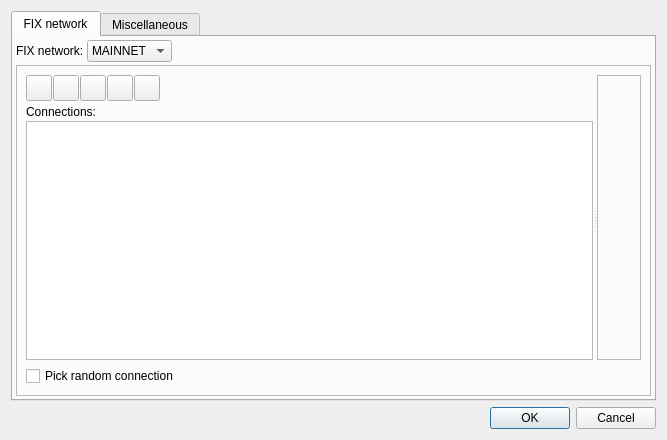
<?xml version="1.0" encoding="UTF-8"?>
<ui version="4.0">
 <class>ConfigDlg</class>
 <widget class="QDialog" name="ConfigDlg">
  <property name="windowModality">
   <enum>Qt::NonModal</enum>
  </property>
  <property name="geometry">
   <rect>
    <x>0</x>
    <y>0</y>
    <width>667</width>
    <height>440</height>
   </rect>
  </property>
  <property name="windowTitle">
   <string>Dialog</string>
  </property>
  <property name="modal">
   <bool>false</bool>
  </property>
  <layout class="QVBoxLayout" name="verticalLayout">
   <property name="spacing">
    <number>6</number>
   </property>
   <property name="sizeConstraint">
    <enum>QLayout::SetDefaultConstraint</enum>
   </property>
   <item>
    <widget class="QTabWidget" name="tabWidget">
     <property name="tabShape">
      <enum>QTabWidget::Rounded</enum>
     </property>
     <property name="currentIndex">
      <number>0</number>
     </property>
     <widget class="QWidget" name="tabFixd">
      <attribute name="title">
       <string>FIX network</string>
      </attribute>
      <layout class="QVBoxLayout" name="verticalLayout_3">
       <property name="spacing">
        <number>3</number>
       </property>
       <property name="leftMargin">
        <number>3</number>
       </property>
       <property name="topMargin">
        <number>3</number>
       </property>
       <property name="rightMargin">
        <number>3</number>
       </property>
       <property name="bottomMargin">
        <number>3</number>
       </property>
       <item>
        <layout class="QHBoxLayout" name="horizontalLayout_3">
         <item>
          <widget class="QLabel" name="label_2">
           <property name="text">
            <string>FIX network:</string>
           </property>
          </widget>
         </item>
         <item>
          <widget class="QComboBox" name="cboFixNetwork">
           <item>
            <property name="text">
             <string>MAINNET</string>
            </property>
           </item>
           <item>
            <property name="text">
             <string>TESTNET</string>
            </property>
           </item>
          </widget>
         </item>
         <item>
          <spacer name="horizontalSpacer_5">
           <property name="orientation">
            <enum>Qt::Horizontal</enum>
           </property>
           <property name="sizeHint" stdset="0">
            <size>
             <width>40</width>
             <height>20</height>
            </size>
           </property>
          </spacer>
         </item>
        </layout>
       </item>
       <item>
        <widget class="QFrame" name="frame_2">
         <property name="frameShape">
          <enum>QFrame::StyledPanel</enum>
         </property>
         <property name="frameShadow">
          <enum>QFrame::Raised</enum>
         </property>
         <layout class="QVBoxLayout" name="verticalLayout_6">
          <item>
           <widget class="QSplitter" name="splitter">
            <property name="orientation">
             <enum>Qt::Horizontal</enum>
            </property>
            <property name="opaqueResize">
             <bool>true</bool>
            </property>
            <property name="childrenCollapsible">
             <bool>true</bool>
            </property>
            <widget class="QWidget" name="layoutWidget">
             <layout class="QVBoxLayout" name="layoutConnList" stretch="0,0,0">
              <property name="spacing">
               <number>2</number>
              </property>
              <item>
               <widget class="QFrame" name="frame">
                <property name="frameShape">
                 <enum>QFrame::NoFrame</enum>
                </property>
                <property name="frameShadow">
                 <enum>QFrame::Raised</enum>
                </property>
                <layout class="QHBoxLayout" name="horizontalLayout">
                 <property name="spacing">
                  <number>1</number>
                 </property>
                 <property name="leftMargin">
                  <number>0</number>
                 </property>
                 <property name="topMargin">
                  <number>0</number>
                 </property>
                 <property name="rightMargin">
                  <number>0</number>
                 </property>
                 <property name="bottomMargin">
                  <number>2</number>
                 </property>
                 <item>
                  <widget class="QToolButton" name="btnNewConn">
                   <property name="minimumSize">
                    <size>
                     <width>26</width>
                     <height>26</height>
                    </size>
                   </property>
                   <property name="toolTip">
                    <string>Add New Connection</string>
                   </property>
                   <property name="text">
                    <string/>
                   </property>
                  </widget>
                 </item>
                 <item>
                  <widget class="QToolButton" name="btnDeleteConn">
                   <property name="minimumSize">
                    <size>
                     <width>26</width>
                     <height>26</height>
                    </size>
                   </property>
                   <property name="toolTip">
                    <string>Delete Current Connection</string>
                   </property>
                   <property name="text">
                    <string/>
                   </property>
                  </widget>
                 </item>
                 <item>
                  <widget class="QToolButton" name="btnMoveUpConn">
                   <property name="minimumSize">
                    <size>
                     <width>26</width>
                     <height>26</height>
                    </size>
                   </property>
                   <property name="toolTip">
                    <string>Move Up Current Connection</string>
                   </property>
                   <property name="text">
                    <string/>
                   </property>
                  </widget>
                 </item>
                 <item>
                  <widget class="QToolButton" name="btnMoveDownConn">
                   <property name="minimumSize">
                    <size>
                     <width>26</width>
                     <height>26</height>
                    </size>
                   </property>
                   <property name="toolTip">
                    <string>Move Down Current Connection</string>
                   </property>
                   <property name="text">
                    <string/>
                   </property>
                  </widget>
                 </item>
                 <item>
                  <widget class="QToolButton" name="btnRestoreDefault">
                   <property name="minimumSize">
                    <size>
                     <width>26</width>
                     <height>26</height>
                    </size>
                   </property>
                   <property name="toolTip">
                    <string>Restore Default Connections</string>
                   </property>
                   <property name="text">
                    <string/>
                   </property>
                  </widget>
                 </item>
                 <item>
                  <spacer name="horizontalSpacer">
                   <property name="orientation">
                    <enum>Qt::Horizontal</enum>
                   </property>
                   <property name="sizeHint" stdset="0">
                    <size>
                     <width>40</width>
                     <height>20</height>
                    </size>
                   </property>
                  </spacer>
                 </item>
                </layout>
               </widget>
              </item>
              <item>
               <widget class="QLabel" name="label">
                <property name="text">
                 <string>Connections:</string>
                </property>
               </widget>
              </item>
              <item>
               <widget class="QListWidget" name="lstConns">
                <property name="sizePolicy">
                 <sizepolicy hsizetype="Preferred" vsizetype="Expanding">
                  <horstretch>0</horstretch>
                  <verstretch>0</verstretch>
                 </sizepolicy>
                </property>
                <property name="baseSize">
                 <size>
                  <width>150</width>
                  <height>0</height>
                 </size>
                </property>
                <property name="frameShape">
                 <enum>QFrame::StyledPanel</enum>
                </property>
                <property name="selectionMode">
                 <enum>QAbstractItemView::ExtendedSelection</enum>
                </property>
               </widget>
              </item>
             </layout>
            </widget>
            <widget class="QFrame" name="detailsFrame">
             <property name="sizePolicy">
              <sizepolicy hsizetype="Expanding" vsizetype="Preferred">
               <horstretch>0</horstretch>
               <verstretch>0</verstretch>
              </sizepolicy>
             </property>
             <property name="frameShape">
              <enum>QFrame::StyledPanel</enum>
             </property>
             <property name="midLineWidth">
              <number>0</number>
             </property>
             <layout class="QVBoxLayout" name="verticalLayout_4">
              <property name="topMargin">
               <number>12</number>
              </property>
             </layout>
            </widget>
           </widget>
          </item>
          <item>
           <layout class="QVBoxLayout" name="verticalLayout_5">
            <property name="sizeConstraint">
             <enum>QLayout::SetDefaultConstraint</enum>
            </property>
            <item>
             <widget class="QCheckBox" name="chbRandomConn">
              <property name="toolTip">
               <string>Pick random connection to distribute clients' load over multiple nodes.</string>
              </property>
              <property name="text">
               <string>Pick random connection</string>
              </property>
             </widget>
            </item>
           </layout>
          </item>
         </layout>
        </widget>
       </item>
      </layout>
     </widget>
     <widget class="QWidget" name="tabMisc">
      <attribute name="title">
       <string>Miscellaneous</string>
      </attribute>
      <layout class="QVBoxLayout" name="verticalLayout_2">
       <property name="spacing">
        <number>12</number>
       </property>
       <item>
        <layout class="QHBoxLayout" name="layHardwareWallet">
         <item>
          <widget class="QLabel" name="label_3">
           <property name="text">
            <string>Hardware wallet:</string>
           </property>
           <property name="alignment">
            <set>Qt::AlignLeading|Qt::AlignLeft|Qt::AlignVCenter</set>
           </property>
           <property name="margin">
            <number>0</number>
           </property>
          </widget>
         </item>
         <item>
          <widget class="QRadioButton" name="chbHwTrezor">
           <property name="minimumSize">
            <size>
             <width>60</width>
             <height>0</height>
            </size>
           </property>
           <property name="maximumSize">
            <size>
             <width>16777215</width>
             <height>16777215</height>
            </size>
           </property>
           <property name="text">
            <string>Trezor</string>
           </property>
           <property name="checked">
            <bool>true</bool>
           </property>
          </widget>
         </item>
         <item>
          <widget class="QRadioButton" name="chbHwKeepKey">
           <property name="minimumSize">
            <size>
             <width>70</width>
             <height>0</height>
            </size>
           </property>
           <property name="maximumSize">
            <size>
             <width>16777215</width>
             <height>16777215</height>
            </size>
           </property>
           <property name="text">
            <string>KeepKey</string>
           </property>
          </widget>
         </item>
         <item>
          <widget class="QRadioButton" name="chbHwLedgerNanoS">
           <property name="text">
            <string>Ledger Nano S</string>
           </property>
          </widget>
         </item>
         <item>
          <spacer name="horizontalSpacer_2">
           <property name="orientation">
            <enum>Qt::Horizontal</enum>
           </property>
           <property name="sizeHint" stdset="0">
            <size>
             <width>40</width>
             <height>20</height>
            </size>
           </property>
          </spacer>
         </item>
        </layout>
       </item>
       <item>
        <widget class="QWidget" name="wdgKeepkeyPassEncoding" native="true">
         <layout class="QHBoxLayout" name="horizontalLayout_2">
          <property name="leftMargin">
           <number>0</number>
          </property>
          <property name="topMargin">
           <number>0</number>
          </property>
          <property name="rightMargin">
           <number>0</number>
          </property>
          <property name="bottomMargin">
           <number>0</number>
          </property>
          <item>
           <widget class="QLabel" name="lblKeepkeyPassEncoding">
            <property name="text">
             <string>KeepKey passphrase encoding:</string>
            </property>
            <property name="openExternalLinks">
             <bool>true</bool>
            </property>
           </widget>
          </item>
          <item>
           <widget class="QComboBox" name="cboKeepkeyPassEncoding">
            <property name="sizePolicy">
             <sizepolicy hsizetype="Preferred" vsizetype="Fixed">
              <horstretch>0</horstretch>
              <verstretch>0</verstretch>
             </sizepolicy>
            </property>
            <item>
             <property name="text">
              <string>NFC: compatible with the official KeepKey app</string>
             </property>
            </item>
            <item>
             <property name="text">
              <string>NFKD: compatible with BIP-39 standard and Trezor</string>
             </property>
            </item>
           </widget>
          </item>
          <item>
           <spacer name="horizontalSpacer_4">
            <property name="orientation">
             <enum>Qt::Horizontal</enum>
            </property>
            <property name="sizeHint" stdset="0">
             <size>
              <width>40</width>
              <height>20</height>
             </size>
            </property>
           </spacer>
          </item>
         </layout>
        </widget>
       </item>
       <item>
        <widget class="QCheckBox" name="chbEncryptConfigFile">
         <property name="toolTip">
          <string>&lt;html&gt;&lt;head/&gt;&lt;body&gt;&lt;p&gt;Encrypts configuration file with hardware wallet. &lt;/p&gt;&lt;p&gt;You will need your hardware wallet connected to open the file.&lt;/p&gt;&lt;/body&gt;&lt;/html&gt;</string>
         </property>
         <property name="text">
          <string>Encrypt configuration file</string>
         </property>
        </widget>
       </item>
       <item>
        <widget class="QCheckBox" name="chbCheckForUpdates">
         <property name="text">
          <string>Check for updates</string>
         </property>
        </widget>
       </item>
       <item>
        <widget class="QCheckBox" name="chbBackupConfigFile">
         <property name="toolTip">
          <string>If checked, old config file will be saved when changing configuration</string>
         </property>
         <property name="text">
          <string>Backup config file</string>
         </property>
        </widget>
       </item>
       <item>
        <widget class="QCheckBox" name="chbConfirmWhenVoting">
         <property name="text">
          <string>Ask for confirmation when voting (proposals)</string>
         </property>
        </widget>
       </item>
       <item>
        <widget class="QCheckBox" name="chbAddRandomOffsetToVotingTime">
         <property name="text">
          <string>Add random offset to a vote time to enhance privacy (proposals)</string>
         </property>
        </widget>
       </item>
       <item>
        <widget class="QCheckBox" name="chbDownloadProposalExternalData">
         <property name="text">
          <string>Download external proposal attributes (FixCentral.org)</string>
         </property>
        </widget>
       </item>
       <item>
        <widget class="QCheckBox" name="chbDontUseFileDialogs">
         <property name="toolTip">
          <string/>
         </property>
         <property name="text">
          <string>Don't use file dialogs</string>
         </property>
        </widget>
       </item>
       <item>
        <layout class="QHBoxLayout" name="hlLogLevel">
         <item>
          <widget class="QLabel" name="lblLogLevel">
           <property name="text">
            <string>Log level:</string>
           </property>
          </widget>
         </item>
         <item>
          <widget class="QComboBox" name="cboLogLevel">
           <item>
            <property name="text">
             <string>Critical</string>
            </property>
           </item>
           <item>
            <property name="text">
             <string>Error</string>
            </property>
           </item>
           <item>
            <property name="text">
             <string>Warning</string>
            </property>
           </item>
           <item>
            <property name="text">
             <string>Info</string>
            </property>
           </item>
           <item>
            <property name="text">
             <string>Debug</string>
            </property>
           </item>
          </widget>
         </item>
         <item>
          <spacer name="horizontalSpacer_3">
           <property name="orientation">
            <enum>Qt::Horizontal</enum>
           </property>
           <property name="sizeHint" stdset="0">
            <size>
             <width>40</width>
             <height>20</height>
            </size>
           </property>
          </spacer>
         </item>
        </layout>
       </item>
       <item>
        <spacer name="verticalSpacer">
         <property name="orientation">
          <enum>Qt::Vertical</enum>
         </property>
         <property name="sizeHint" stdset="0">
          <size>
           <width>20</width>
           <height>40</height>
          </size>
         </property>
        </spacer>
       </item>
      </layout>
     </widget>
    </widget>
   </item>
   <item>
    <widget class="QDialogButtonBox" name="buttonBox">
     <property name="orientation">
      <enum>Qt::Horizontal</enum>
     </property>
     <property name="standardButtons">
      <set>QDialogButtonBox::Cancel|QDialogButtonBox::Ok</set>
     </property>
    </widget>
   </item>
  </layout>
 </widget>
 <resources/>
 <connections>
  <connection>
   <sender>buttonBox</sender>
   <signal>accepted()</signal>
   <receiver>ConfigDlg</receiver>
   <slot>accept()</slot>
   <hints>
    <hint type="sourcelabel">
     <x>248</x>
     <y>254</y>
    </hint>
    <hint type="destinationlabel">
     <x>157</x>
     <y>274</y>
    </hint>
   </hints>
  </connection>
  <connection>
   <sender>buttonBox</sender>
   <signal>rejected()</signal>
   <receiver>ConfigDlg</receiver>
   <slot>reject()</slot>
   <hints>
    <hint type="sourcelabel">
     <x>316</x>
     <y>260</y>
    </hint>
    <hint type="destinationlabel">
     <x>286</x>
     <y>274</y>
    </hint>
   </hints>
  </connection>
 </connections>
</ui>
